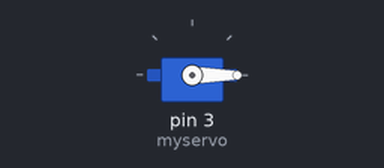
Bench run of a sketch on a simulated Arduino Uno, built with avr-gcc and run on an emulated ATmega328P. Parts: servo.

Above: at 0.05 s.
At 3.0 s:
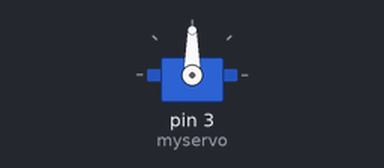
At 6.0 s:
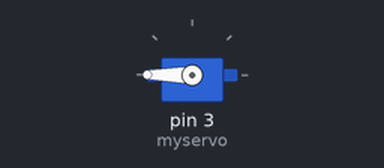
Timing chart, 0 to 7.8 s (numbered marks = the images above):
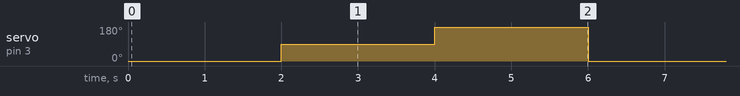

Measured:
- by itself, servo on pin 3 (myservo): repeats every 6.0 s: 180° 2.0 s, 0° 2.0 s, 90° 2.0 s

The sketch:

Servo.ino
```cpp
// (licence header left out)
#include <Servo.h>

Servo myservo;

void setup()
{
  myservo.attach(3); //3 or 6 or 12 or A1
}

void loop()
{
  myservo.write(0); //0...180
  delay(2000);
  myservo.write(90);
  delay(2000);
  myservo.write(180);
  delay(2000);
}
```
